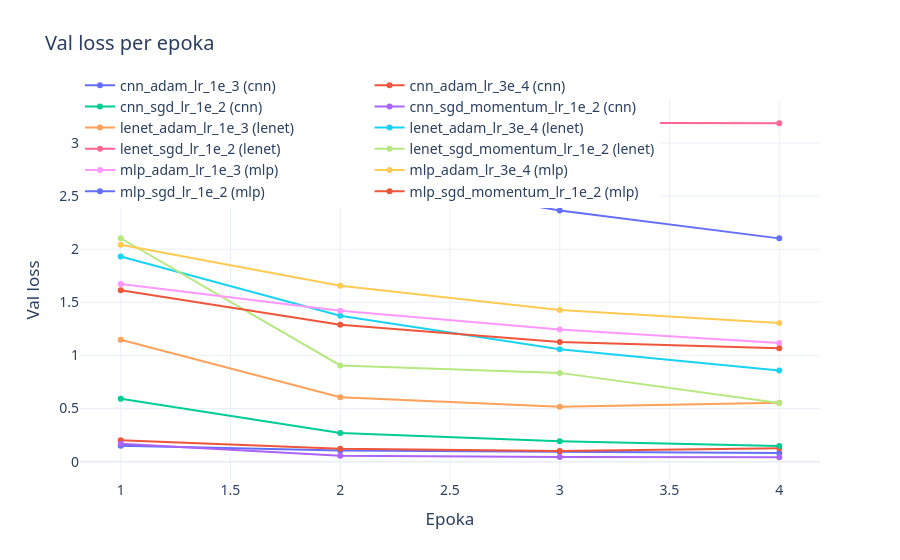

Notebook cell for this chart:
### Markdown cell above
## Loss w epokach

Loss pomaga zobaczyć, czy konfiguracja nadal się uczyła, czy zaczęła zachowywać się niestabilnie.

### Code cell
fig = go.Figure()
for name, group in history_df.groupby("name"):
    model_name = group["model"].iloc[0]
    fig.add_trace(
        go.Scatter(
            x=group["epoch"],
            y=group["val_loss"],
            mode="lines+markers",
            name=f"{name} ({model_name})",
        )
    )

fig.update_layout(
    template="plotly_white",
    title="Val loss per epoka",
    xaxis_title="Epoka",
    yaxis_title="Val loss",
    font=dict(family="Segoe UI, Arial, Helvetica, sans-serif", size=14),
    legend=dict(orientation="h", y=1.08),
)
display(fig)

### Figure 1 — Plotly figure (JSON) as saved in the notebook; plotly's stock layout.template omitted (floating-point values rounded to 4 significant figures)
{"data": [{"mode": "lines+markers", "name": "cnn_adam_lr_1e_3 (cnn)", "type": "scatter", "x": [1, 2, 3, 4], "y": [0.1492, 0.1063, 0.09262, 0.08256]}, {"mode": "lines+markers", "name": "cnn_adam_lr_3e_4 (cnn)", "type": "scatter", "x": [1, 2, 3, 4], "y": [0.2007, 0.1211, 0.1005, 0.1268]}, {"mode": "lines+markers", "name": "cnn_sgd_lr_1e_2 (cnn)", "type": "scatter", "x": [1, 2, 3, 4], "y": [0.5929, 0.2696, 0.1924, 0.1475]}, {"mode": "lines+markers", "name": "cnn_sgd_momentum_lr_1e_2 (cnn)", "type": "scatter", "x": [1, 2, 3, 4], "y": [0.168, 0.05668, 0.04328, 0.04154]}, {"mode": "lines+markers", "name": "lenet_adam_lr_1e_3 (lenet)", "type": "scatter", "x": [1, 2, 3, 4], "y": [1.147, 0.6058, 0.5181, 0.555]}, {"mode": "lines+markers", "name": "lenet_adam_lr_3e_4 (lenet)", "type": "scatter", "x": [1, 2, 3, 4], "y": [1.932, 1.373, 1.057, 0.8579]}, {"mode": "lines+markers", "name": "lenet_sgd_lr_1e_2 (lenet)", "type": "scatter", "x": [1, 2, 3, 4], "y": [3.178, 3.185, 3.191, 3.186]}, {"mode": "lines+markers", "name": "lenet_sgd_momentum_lr_1e_2 (lenet)", "type": "scatter", "x": [1, 2, 3, 4], "y": [2.103, 0.9055, 0.8359, 0.5525]}, {"mode": "lines+markers", "name": "mlp_adam_lr_1e_3 (mlp)", "type": "scatter", "x": [1, 2, 3, 4], "y": [1.672, 1.421, 1.244, 1.117]}, {"mode": "lines+markers", "name": "mlp_adam_lr_3e_4 (mlp)", "type": "scatter", "x": [1, 2, 3, 4], "y": [2.042, 1.655, 1.428, 1.306]}, {"mode": "lines+markers", "name": "mlp_sgd_lr_1e_2 (mlp)", "type": "scatter", "x": [1, 2, 3, 4], "y": [3.039, 2.719, 2.364, 2.102]}, {"mode": "lines+markers", "name": "mlp_sgd_momentum_lr_1e_2 (mlp)", "type": "scatter", "x": [1, 2, 3, 4], "y": [1.613, 1.288, 1.125, 1.068]}], "layout": {"font": {"family": "Segoe UI, Arial, Helvetica, sans-serif", "size": 14}, "legend": {"orientation": "h", "y": 1.08}, "title": {"text": "Val loss per epoka"}, "xaxis": {"title": {"text": "Epoka"}}, "yaxis": {"title": {"text": "Val loss"}}}}
